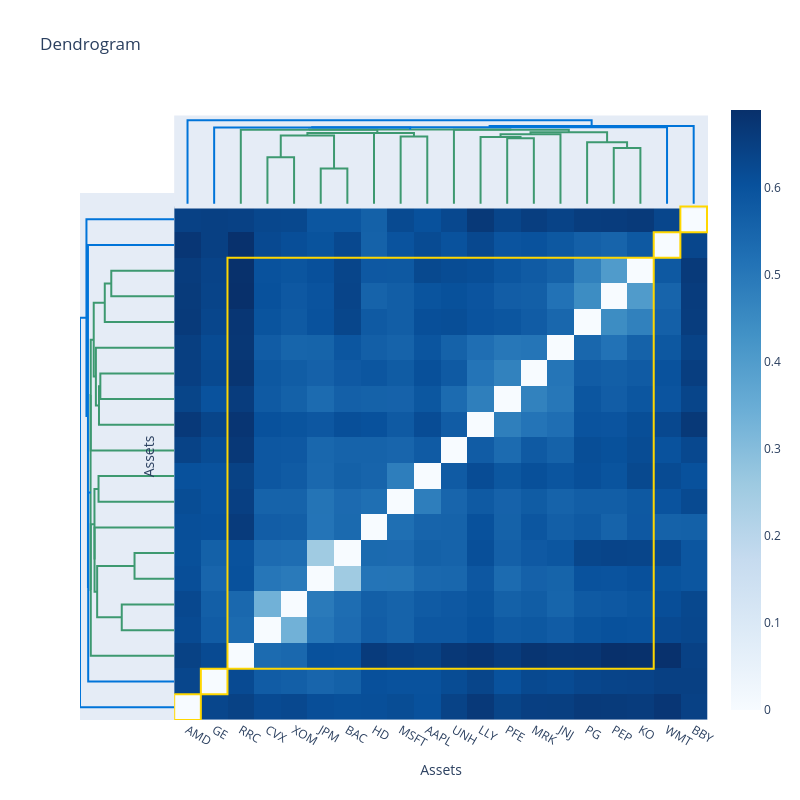

The notebook cell this image was saved under:
### Code cell
# To show this effect, let's create a second model with the single-linkage method:
model2 = HierarchicalRiskParity(
    risk_measure=RiskMeasure.CVAR,
    hierarchical_clustering_estimator=HierarchicalClustering(
        linkage_method=LinkageMethod.SINGLE,
    ),
    portfolio_params=dict(name="HRP-CVaR-Single-Pearson"),
)
model2.fit(X_train)

model2.hierarchical_clustering_estimator_.plot_dendrogram(heatmap=True)

### Figure 1 — Plotly figure (JSON) as saved in the notebook; plotly's stock layout.template omitted (floating-point values rounded to 4 significant figures; data arrays with more than 128 entries replaced by an {"elided": "..."} marker saying what was removed)
{"data": [{"hoverinfo": "text", "marker": {"color": "rgb(61,153,112)"}, "mode": "lines", "type": "scatter", "x": [35, 35, 45, 45], "xaxis": "x", "y": [0, 0.3351, 0.3351, 0], "yaxis": "y2"}, {"hoverinfo": "text", "marker": {"color": "rgb(61,153,112)"}, "mode": "lines", "type": "scatter", "x": [55, 55, 65, 65], "xaxis": "x", "y": [0, 0.2535, 0.2535, 0], "yaxis": "y2"}, {"hoverinfo": "text", "marker": {"color": "rgb(61,153,112)"}, "mode": "lines", "type": "scatter", "x": [40, 40, 60, 60], "xaxis": "x", "y": [0.3351, 0.4923, 0.4923, 0.2535], "yaxis": "y2"}, {"hoverinfo": "text", "marker": {"color": "rgb(61,153,112)"}, "mode": "lines", "type": "scatter", "x": [50, 50, 75, 75], "xaxis": "x", "y": [0.4923, 0.509, 0.509, 0], "yaxis": "y2"}, {"hoverinfo": "text", "marker": {"color": "rgb(61,153,112)"}, "mode": "lines", "type": "scatter", "x": [85, 85, 95, 95], "xaxis": "x", "y": [0, 0.4836, 0.4836, 0], "yaxis": "y2"}, {"hoverinfo": "text", "marker": {"color": "rgb(61,153,112)"}, "mode": "lines", "type": "scatter", "x": [62.5, 62.5, 90, 90], "xaxis": "x", "y": [0.509, 0.5096, 0.5096, 0.4836], "yaxis": "y2"}, {"hoverinfo": "text", "marker": {"color": "rgb(61,153,112)"}, "mode": "lines", "type": "scatter", "x": [25, 25, 76.25, 76.25], "xaxis": "x", "y": [0, 0.533, 0.533, 0.5096], "yaxis": "y2"}, {"hoverinfo": "text", "marker": {"color": "rgb(61,153,112)"}, "mode": "lines", "type": "scatter", "x": [125, 125, 135, 135], "xaxis": "x", "y": [0, 0.472, 0.472, 0], "yaxis": "y2"}, {"hoverinfo": "text", "marker": {"color": "rgb(61,153,112)"}, "mode": "lines", "type": "scatter", "x": [115, 115, 130, 130], "xaxis": "x", "y": [0, 0.4807, 0.4807, 0.472], "yaxis": "y2"}, {"hoverinfo": "text", "marker": {"color": "rgb(61,153,112)"}, "mode": "lines", "type": "scatter", "x": [122.5, 122.5, 145, 145], "xaxis": "x", "y": [0.4807, 0.5004, 0.5004, 0], "yaxis": "y2"}, {"hoverinfo": "text", "marker": {"color": "rgb(61,153,112)"}, "mode": "lines", "type": "scatter", "x": [165, 165, 175, 175], "xaxis": "x", "y": [0, 0.402, 0.402, 0], "yaxis": "y2"}, {"hoverinfo": "text", "marker": {"color": "rgb(61,153,112)"}, "mode": "lines", "type": "scatter", "x": [155, 155, 170, 170], "xaxis": "x", "y": [0, 0.4436, 0.4436, 0.402], "yaxis": "y2"}, {"hoverinfo": "text", "marker": {"color": "rgb(61,153,112)"}, "mode": "lines", "type": "scatter", "x": [133.8, 133.8, 162.5, 162.5], "xaxis": "x", "y": [0.5004, 0.5141, 0.5141, 0.4436], "yaxis": "y2"}, {"hoverinfo": "text", "marker": {"color": "rgb(61,153,112)"}, "mode": "lines", "type": "scatter", "x": [105, 105, 148.1, 148.1], "xaxis": "x", "y": [0, 0.5332, 0.5332, 0.5141], "yaxis": "y2"}, {"hoverinfo": "text", "marker": {"color": "rgb(61,153,112)"}, "mode": "lines", "type": "scatter", "x": [50.62, 50.62, 126.6, 126.6], "xaxis": "x", "y": [0.533, 0.5343, 0.5343, 0.5332], "yaxis": "y2"}, {"hoverinfo": "text", "marker": {"color": "rgb(0,116,217)"}, "mode": "lines", "type": "scatter", "x": [15, 15, 88.59, 88.59], "xaxis": "x", "y": [0, 0.5495, 0.5495, 0.5343], "yaxis": "y2"}, {"hoverinfo": "text", "marker": {"color": "rgb(0,116,217)"}, "mode": "lines", "type": "scatter", "x": [51.8, 51.8, 185, 185], "xaxis": "x", "y": [0.5495, 0.5511, 0.5511, 0], "yaxis": "y2"}, {"hoverinfo": "text", "marker": {"color": "rgb(0,116,217)"}, "mode": "lines", "type": "scatter", "x": [118.4, 118.4, 195, 195], "xaxis": "x", "y": [0.5511, 0.5607, 0.5607, 0], "yaxis": "y2"}, {"hoverinfo": "text", "marker": {"color": "rgb(0,116,217)"}, "mode": "lines", "type": "scatter", "x": [5, 5, 156.7, 156.7], "xaxis": "x", "y": [0, 0.6019, 0.6019, 0.5607], "yaxis": "y2"}, {"hoverinfo": "text", "marker": {"color": "rgb(61,153,112)"}, "mode": "lines", "type": "scatter", "x": [0, -0.3351, -0.3351, 0], "xaxis": "x2", "y": [35, 35, 45, 45], "yaxis": "y"}, {"hoverinfo": "text", "marker": {"color": "rgb(61,153,112)"}, "mode": "lines", "type": "scatter", "x": [0, -0.2535, -0.2535, 0], "xaxis": "x2", "y": [55, 55, 65, 65], "yaxis": "y"}, {"hoverinfo": "text", "marker": {"color": "rgb(61,153,112)"}, "mode": "lines", "type": "scatter", "x": [-0.3351, -0.4923, -0.4923, -0.2535], "xaxis": "x2", "y": [40, 40, 60, 60], "yaxis": "y"}, {"hoverinfo": "text", "marker": {"color": "rgb(61,153,112)"}, "mode": "lines", "type": "scatter", "x": [-0.4923, -0.509, -0.509, 0], "xaxis": "x2", "y": [50, 50, 75, 75], "yaxis": "y"}, {"hoverinfo": "text", "marker": {"color": "rgb(61,153,112)"}, "mode": "lines", "type": "scatter", "x": [0, -0.4836, -0.4836, 0], "xaxis": "x2", "y": [85, 85, 95, 95], "yaxis": "y"}, {"hoverinfo": "text", "marker": {"color": "rgb(61,153,112)"}, "mode": "lines", "type": "scatter", "x": [-0.509, -0.5096, -0.5096, -0.4836], "xaxis": "x2", "y": [62.5, 62.5, 90, 90], "yaxis": "y"}, {"hoverinfo": "text", "marker": {"color": "rgb(61,153,112)"}, "mode": "lines", "type": "scatter", "x": [0, -0.533, -0.533, -0.5096], "xaxis": "x2", "y": [25, 25, 76.25, 76.25], "yaxis": "y"}, {"hoverinfo": "text", "marker": {"color": "rgb(61,153,112)"}, "mode": "lines", "type": "scatter", "x": [0, -0.472, -0.472, 0], "xaxis": "x2", "y": [125, 125, 135, 135], "yaxis": "y"}, {"hoverinfo": "text", "marker": {"color": "rgb(61,153,112)"}, "mode": "lines", "type": "scatter", "x": [0, -0.4807, -0.4807, -0.472], "xaxis": "x2", "y": [115, 115, 130, 130], "yaxis": "y"}, {"hoverinfo": "text", "marker": {"color": "rgb(61,153,112)"}, "mode": "lines", "type": "scatter", "x": [-0.4807, -0.5004, -0.5004, 0], "xaxis": "x2", "y": [122.5, 122.5, 145, 145], "yaxis": "y"}, {"hoverinfo": "text", "marker": {"color": "rgb(61,153,112)"}, "mode": "lines", "type": "scatter", "x": [0, -0.402, -0.402, 0], "xaxis": "x2", "y": [165, 165, 175, 175], "yaxis": "y"}, {"hoverinfo": "text", "marker": {"color": "rgb(61,153,112)"}, "mode": "lines", "type": "scatter", "x": [0, -0.4436, -0.4436, -0.402], "xaxis": "x2", "y": [155, 155, 170, 170], "yaxis": "y"}, {"hoverinfo": "text", "marker": {"color": "rgb(61,153,112)"}, "mode": "lines", "type": "scatter", "x": [-0.5004, -0.5141, -0.5141, -0.4436], "xaxis": "x2", "y": [133.8, 133.8, 162.5, 162.5], "yaxis": "y"}, {"hoverinfo": "text", "marker": {"color": "rgb(61,153,112)"}, "mode": "lines", "type": "scatter", "x": [0, -0.5332, -0.5332, -0.5141], "xaxis": "x2", "y": [105, 105, 148.1, 148.1], "yaxis": "y"}, {"hoverinfo": "text", "marker": {"color": "rgb(61,153,112)"}, "mode": "lines", "type": "scatter", "x": [-0.533, -0.5343, -0.5343, -0.5332], "xaxis": "x2", "y": [50.62, 50.62, 126.6, 126.6], "yaxis": "y"}, {"hoverinfo": "text", "marker": {"color": "rgb(0,116,217)"}, "mode": "lines", "type": "scatter", "x": [0, -0.5495, -0.5495, -0.5343], "xaxis": "x2", "y": [15, 15, 88.59, 88.59], "yaxis": "y"}, {"hoverinfo": "text", "marker": {"color": "rgb(0,116,217)"}, "mode": "lines", "type": "scatter", "x": [-0.5495, -0.5511, -0.5511, 0], "xaxis": "x2", "y": [51.8, 51.8, 185, 185], "yaxis": "y"}, {"hoverinfo": "text", "marker": {"color": "rgb(0,116,217)"}, "mode": "lines", "type": "scatter", "x": [-0.5511, -0.5607, -0.5607, 0], "xaxis": "x2", "y": [118.4, 118.4, 195, 195], "yaxis": "y"}, {"hoverinfo": "text", "marker": {"color": "rgb(0,116,217)"}, "mode": "lines", "type": "scatter", "x": [0, -0.6019, -0.6019, -0.5607], "xaxis": "x2", "y": [5, 5, 156.7, 156.7], "yaxis": "y"}, {"colorscale": [[0, "rgb(247,251,255)"], [0.125, "rgb(222,235,247)"], [0.25, "rgb(198,219,239)"], [0.375, "rgb(158,202,225)"], [0.5, "rgb(107,174,214)"], [0.625, "rgb(66,146,198)"], [0.75, "rgb(33,113,181)"], [0.875, "rgb(8,81,156)"], [1, "rgb(8,48,107)"]], "name": "", "type": "heatmap", "x": [5, 15, 25, 35, 45, 55, 65, 75, 85, 95, 105, 115, 125, 135, 145, 155, 165, 175, 185, 195], "y": [5, 15, 25, 35, 45, 55, 65, 75, 85, 95, 105, 115, 125, 135, 145, 155, 165, 175, 185, 195], "z": {"elided": "20x20 float values"}}], "layout": {"autosize": false, "height": 800, "hovermode": "closest", "shapes": [{"line": {"color": "gold", "width": 2}, "type": "rect", "x0": 20, "x1": 180, "y0": 20, "y1": 180}, {"line": {"color": "gold", "width": 2}, "type": "rect", "x0": 10, "x1": 20, "y0": 10, "y1": 20}, {"line": {"color": "gold", "width": 2}, "type": "rect", "x0": 180, "x1": 190, "y0": 180, "y1": 190}, {"line": {"color": "gold", "width": 2}, "type": "rect", "x0": 190, "x1": 200, "y0": 190, "y1": 200}, {"line": {"color": "gold", "width": 2}, "type": "rect", "x0": 0, "x1": 10, "y0": 0, "y1": 10}], "showlegend": false, "title": {"text": "Dendrogram"}, "width": 800, "xaxis": {"domain": [0.15, 1], "mirror": false, "rangemode": "tozero", "showgrid": false, "showline": false, "showticklabels": true, "tickmode": "array", "ticks": "", "ticktext": ["AMD", "GE", "RRC", "CVX", "XOM", "JPM", "BAC", "HD", "MSFT", "AAPL", "UNH", "LLY", "PFE", "MRK", "JNJ", "PG", "PEP", "KO", "WMT", "BBY"], "tickvals": [5, 15, 25, 35, 45, 55, 65, 75, 85, 95, 105, 115, 125, 135, 145, 155, 165, 175, 185, 195], "title": {"text": "Assets"}, "type": "linear", "zeroline": false}, "xaxis2": {"domain": [0, 0.15], "mirror": false, "showgrid": false, "showline": false, "showticklabels": false, "ticks": "", "zeroline": false}, "yaxis": {"domain": [0, 0.85], "mirror": false, "rangemode": "tozero", "showgrid": false, "showline": false, "showticklabels": false, "ticks": "", "ticktext": ["AMD", "GE", "RRC", "CVX", "XOM", "JPM", "BAC", "HD", "MSFT", "AAPL", "UNH", "LLY", "PFE", "MRK", "JNJ", "PG", "PEP", "KO", "WMT", "BBY"], "tickvals": [5, 15, 25, 35, 45, 55, 65, 75, 85, 95, 105, 115, 125, 135, 145, 155, 165, 175, 185, 195], "title": {"text": "Assets"}, "type": "linear", "zeroline": false}, "yaxis2": {"domain": [0.825, 0.975], "mirror": false, "showgrid": false, "showline": false, "showticklabels": false, "ticks": "", "zeroline": false}}}
